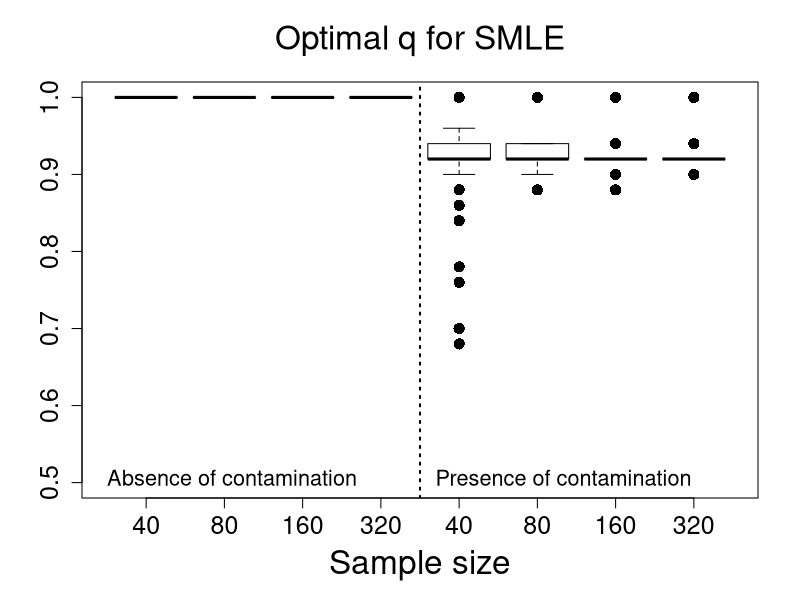
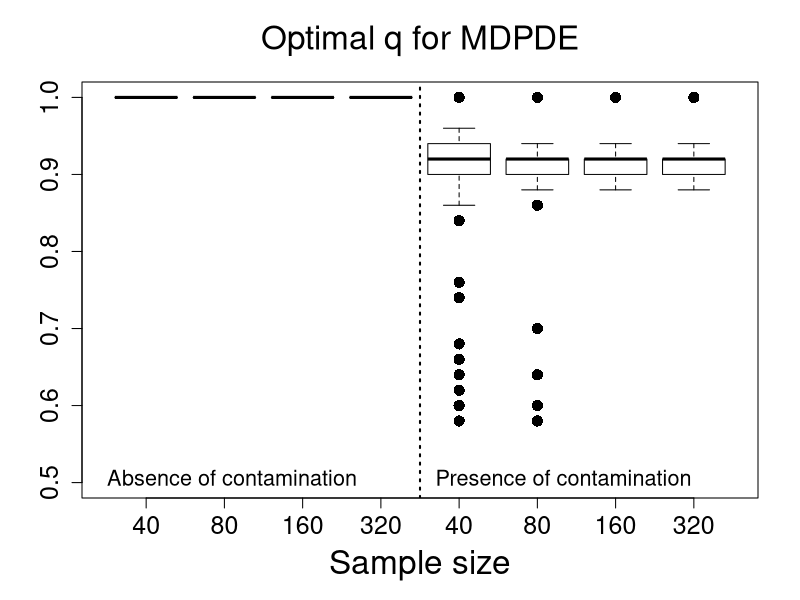

These figures' R source, in order:
#***********************Optimal tuning values***************#
rm(list=ls())

data40 <- read.table("Qoptimal_Scenario5_n40.txt", h=T)
data80 <- read.table("Qoptimal_Scenario5_n80.txt", h=T)
data160 <- read.table("Qoptimal_Scenario5_n160.txt", h=T)
data320 <- read.table("Qoptimal_Scenario5_n320.txt", h=T)

SMLE_n40 <-  data40$qoptimal_SMLE;     SMLEC_n40 <-   data40$qoptimal_SMLE_C
MDPDE_n40 <- data40$qoptimal_MDPDE;    MDPDEC_n40 <-  data40$qoptimal_MDPDE_C
SMLE_n80 <-  data80$qoptimal_SMLE;     SMLEC_n80 <-   data80$qoptimal_SMLE_C
MDPDE_n80 <- data80$qoptimal_MDPDE;    MDPDEC_n80 <-  data80$qoptimal_MDPDE_C
SMLE_n160 <- data160$qoptimal_SMLE;    SMLEC_n160 <-  data160$qoptimal_SMLE_C
MDPDE_n160 <-data160$qoptimal_MDPDE;   MDPDEC_n160 <- data160$qoptimal_MDPDE_C
SMLE_n320 <- data320$qoptimal_SMLE;    SMLEC_n320 <-  data320$qoptimal_SMLE_C
MDPDE_n320 <-data320$qoptimal_MDPDE;   MDPDEC_n320 <- data320$qoptimal_MDPDE_C

#==================================================================
#==================================================================

par(mfrow=c(1,1))

boxplot(SMLE_n40,SMLE_n80,SMLE_n160,SMLE_n320,SMLEC_n40,SMLEC_n80,SMLEC_n160,SMLEC_n320
,main=expression( paste("Optimal ", q, " for SMLE")),
xlab="Sample size",ylab="",names=c(40,80, 160, 320,40,80, 160, 320),outline=T,
ylim=c(0.5,1.0), cex=1.5,cex.lab=2.0,cex.axis=1.5,cex.main=2.0, pch=16, col=NULL)
#abline(1.0,0,col=2,lty=2,lwd=2)
abline(v=4.5,lty=3,lwd=2)
legend(0.0,0.54,"Absence of contamination",bty="n",cex=1.3)
legend(4.2,0.54,"Presence of contamination",bty="n",cex=1.3)

boxplot(MDPDE_n40,MDPDE_n80,MDPDE_n160,MDPDE_n320,MDPDEC_n40,MDPDEC_n80,MDPDEC_n160,MDPDEC_n320,
main=expression( paste("Optimal ", q, " for MDPDE")),
xlab="Sample size",ylab="",names=c(40,80, 160, 320,40,80, 160, 320),outline=T,
ylim=c(0.5,1.0), cex=1.5,cex.lab=2.0,cex.axis=1.5,cex.main=2.0, pch=16, col=NULL)
abline(v=4.5,lty=3,lwd=2)
legend(0.0,0.54,"Absence of contamination",bty="n",cex=1.3)
legend(4.2,0.54,"Presence of contamination",bty="n",cex=1.3)







